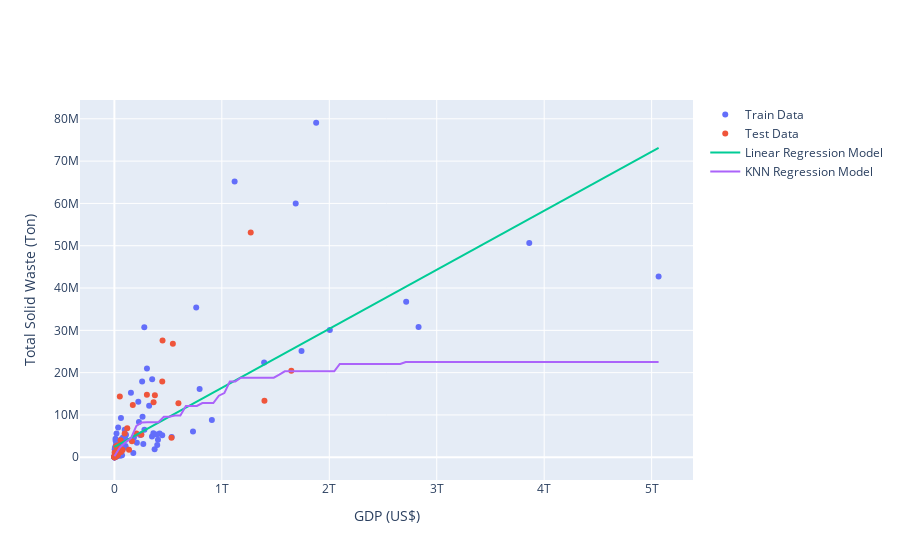

Source (notebook cell):
### Markdown cell above
### KNN Regression Model

### Code cell
import sklearn.neighbors
mae_dict = {}
for i in range(1,50):
    model = sklearn.neighbors.KNeighborsRegressor(n_neighbors=i)
    model.fit(train_x, train_y)
    pred_y = model.predict(test_x)
    mae = mean_absolute_error(pred_y, test_y)
    mae_dict[i] = mae

df_dict = pd.DataFrame(list(mae_dict.items()), columns=['k', 'mae'])
print(df_dict[df_dict.mae==df_dict.mae.min()])

knn_model = sklearn.neighbors.KNeighborsRegressor(n_neighbors=27)
knn_model.fit(train_x, train_y)

y_k_range = knn_model.predict(x_range.reshape(-1, 1))

fig_model.add_trace(go.Scatter(x=x_range.reshape(1,-1)[0], y=y_k_range.reshape(1,-1)[0], name='KNN Regression Model'))
